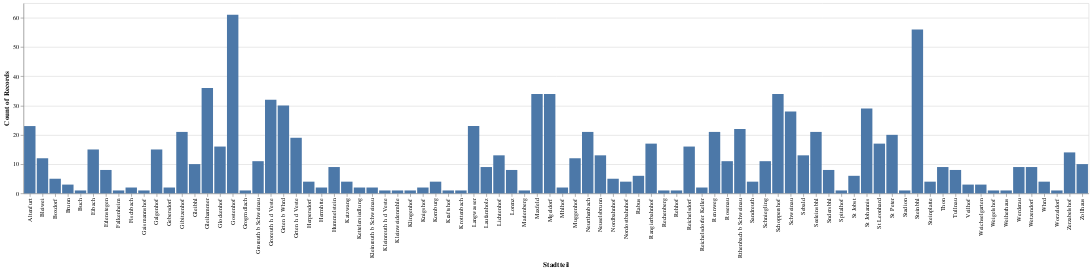

Write notebook code for a chart like this one.
### Markdown cell above
Bar chart (using Altair native API)

### Code cell
alt.Chart(df2).mark_bar().encode(
    x='Stadtteil',
    y=alt.Y('Stadtteil', aggregate='count'),
)

### Figure 1 — Vega-Lite specification as saved in the notebook (floating-point values rounded to 4 significant figures; data arrays with more than 128 entries replaced by an {"elided": "..."} marker saying what was removed)
{"config": {"view": {"continuousWidth": 400, "continuousHeight": 300}}, "data": {"name": "data-d66eb63f54e899299b5aa56af92667c3"}, "mark": "bar", "encoding": {"x": {"field": "Stadtteil", "type": "nominal"}, "y": {"aggregate": "count", "field": "Stadtteil", "type": "nominal"}}, "$schema": "https://vega.github.io/schema/vega-lite/v4.17.0.json", "datasets": {"data-d66eb63f54e899299b5aa56af92667c3": {"elided": "960 records"}}}
